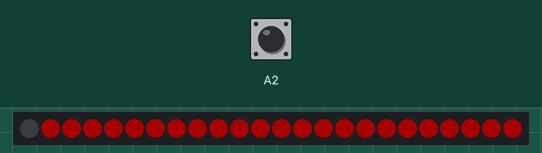
Bench run of a sketch on a simulated Arduino Leonardo, built with avr-gcc and run on an emulated ATmega32U4. On the bench: 24 RGB LEDs in strip order, left to right. Inputs (shaded band) come from the test bench; at power-on: A2 HIGH. Dim RGB values are drawn brighter than linear; colours are those a GRB WS2812 strip shows for the declared byte order; USB keyboard and mouse output is not drawn.

Above: at 0.19 s.
At 0.6 s:
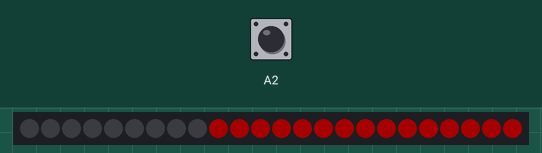
At 1.01 s:
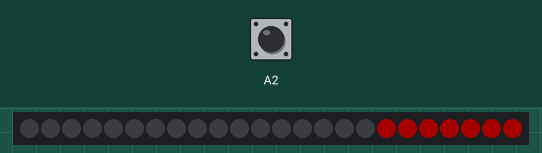
At 1.8 s:
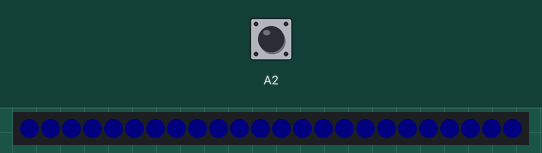

The sketch:

Photobooth_LRTrigger.ino
```cpp
/*
Photobooth Program

(1) Run photo capture on LR --> connect camera via USB to computer
(2) Plug Atmega32u4 based MCU into computer running it (also via USB)
(3) When trigger button on arduino is pressed, it sends the 'F12' keyboard command to take a photo
 */
#include <Keyboard.h>

#define FASTLED_INTERNAL      // Stop the annoying messages during compile
#include "FastLED.h"
#define NUM_LEDS 24
#define DATA_PIN A0
CRGB leds[NUM_LEDS];


int switchState;
int prev_switch = LOW;

void setup()
{
  LEDS.addLeds<WS2812,DATA_PIN,RGB>(leds,NUM_LEDS);
  LEDS.setBrightness(84);

  pinMode(A2, INPUT_PULLUP);

  // initialize control over the keyboard:
  Keyboard.begin();
}

void fadeall() { for(int i = 0; i < NUM_LEDS; i++) { leds[i].nscale8(200); } }

void TakePhoto()
{

  delay(80);

  fill_solid(leds, NUM_LEDS, CRGB::Green);

  delay(50);
  FastLED.show();


  // Countdown ring
  for(int i = 0; i < NUM_LEDS; i++)
  {
    leds[i] = CRGB::Black;
    FastLED.show();
    delay(50);

    // Trigger taking photo part way through
    if (i == 18)                        // Timing worked out this way --> camera takes time to focus, etc
      Keyboard.write(KEY_F12);
  }


  // Pretend to be a camera flash
  fill_solid(leds, NUM_LEDS, CRGB::White);      // Don't do this in any other colour than white because it often happens when the photo is taken
  FastLED.show();

  delay(100);

  fill_solid(leds, NUM_LEDS, CRGB::Black);
  FastLED.show();

  delay(100);

  fill_solid(leds, NUM_LEDS, CRGB::White);
  FastLED.show();

  delay(100);

  fill_solid(leds, NUM_LEDS, CRGB::Black);
  FastLED.show();

  // Loading sequence while photo is sent to computer via USB
  // I stopped doing photobooths with this program beause it was taking too long to transfer photos
  for(uint8_t i = 0; i < NUM_LEDS; i++)
    leds[i].setRGB( 0, 0, 15);
  FastLED.show();

  // wait for photo to be sent from camera to computer
  for(uint8_t i = NUM_LEDS; i >= 0; i--)
  {
    leds[i] = CRGB::Black;
    FastLED.show();
    delay(300);
  }

//    delay(3000);

  // Record switch state
  switchState = digitalRead(A2);
  prev_switch = switchState;
}

void loop()
{
  switchState = digitalRead(A2);

  if (switchState != prev_switch)
  {
    delay(50);
    switchState = digitalRead(A2);

    if (switchState != prev_switch)
      TakePhoto();
  }

  prev_switch = switchState;
}
```
